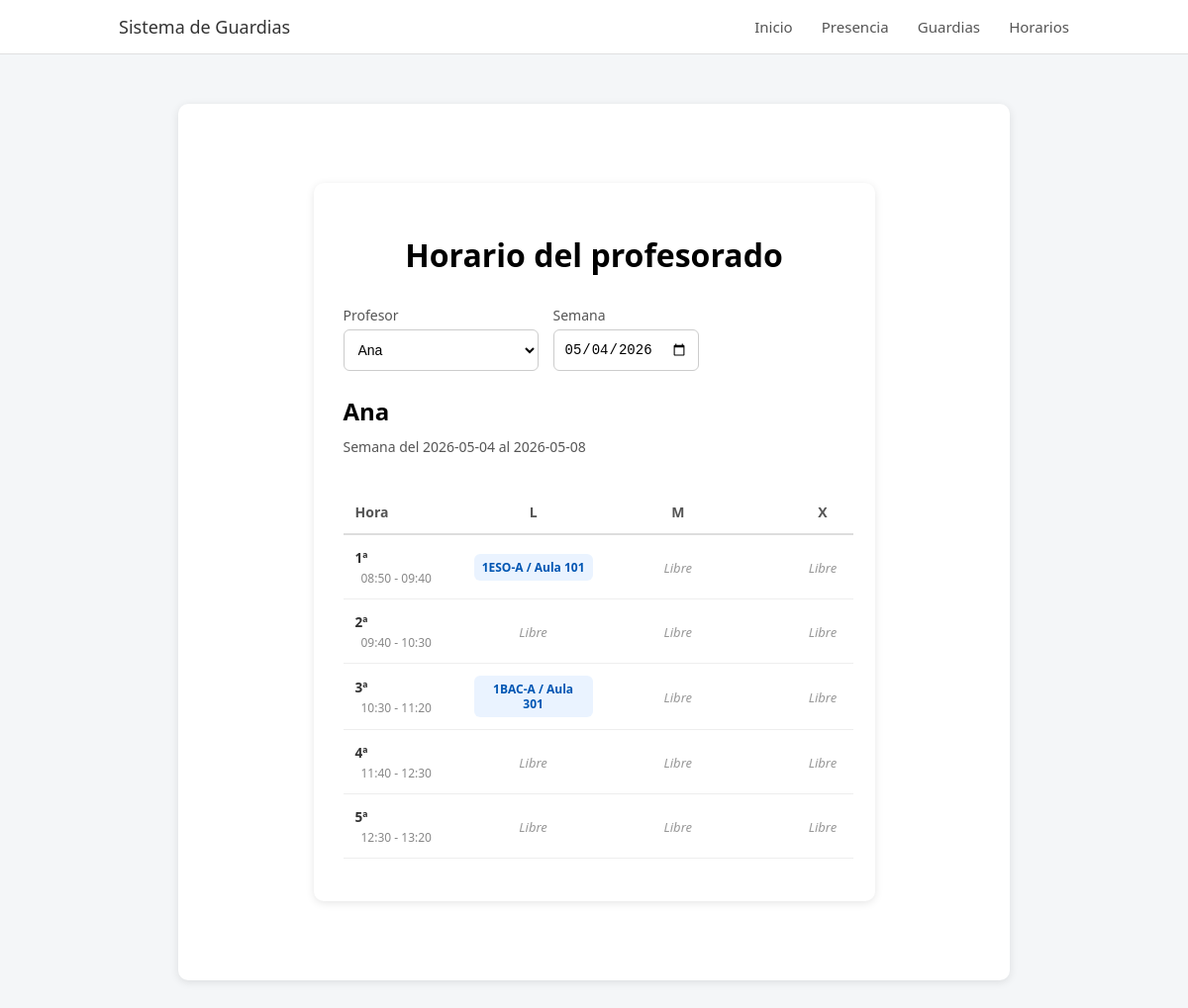
The app's page /horarios?profesor_id=1 with its own data.
### tables this page shows
CREATE TABLE profesores (
    id_profesor     INTEGER PRIMARY KEY AUTOINCREMENT,
    nombre          TEXT NOT NULL,
    departamento    TEXT,
    rfid_uid        TEXT,      -- opcional: identificación hardware
    guardias_semana INTEGER DEFAULT 0,
    guardias_acumuladas INTEGER DEFAULT 0
);

CREATE TABLE horario (
    id_horario   INTEGER PRIMARY KEY AUTOINCREMENT,
    id_profesor  INTEGER NOT NULL,
    dia_semana   INTEGER NOT NULL CHECK(dia_semana BETWEEN 1 AND 5),
    hora         INTEGER NOT NULL CHECK(hora BETWEEN 1 AND 10),
    tipo         TEXT NOT NULL CHECK(tipo IN ('clase','guardia','libre')),
    aula         TEXT,
    FOREIGN KEY (id_profesor) REFERENCES profesores(id_profesor)
        ON DELETE CASCADE ON UPDATE CASCADE
);

### app.py (the view)
@app.route("/horarios")
def vista_horarios():
    profesores = obtener_profesores()
    fecha = request.args.get(
        "fecha",
        obtener_fecha_actual_app()
    )
    profesor_id = request.args.get("profesor_id")
    profesor_seleccionado = None
    tabla_horario = None
    fecha_inicio = None
    fecha_fin = None
    if profesor_id:
        profesor_id = int(profesor_id)
        profesor_seleccionado = next(
            (p for p in profesores if p.id_profesor == profesor_id),
            None
        )
        tabla_horario, fecha_inicio, fecha_fin = construir_tabla_horario(
            profesor_id,
            fecha
        )
    return render_template(
        "vista_horarios.html",
        profesores=profesores,
        profesor_seleccionado=profesor_seleccionado,
        tabla_horario=tabla_horario,
        dias=DIAS,
        horas=HORAS,
        fecha=fecha,
        fecha_inicio=fecha_inicio,
        fecha_fin=fecha_fin,
        obtener_tramo_hora=obtener_tramo_hora,
    )

### app.py (called while the page is built)
def obtener_tramo_hora(hora):
    tramo = TRAMOS_HORARIOS.get(hora)
    return f"{tramo[0]} - {tramo[1]}" if tramo else ""

def obtener_fecha_actual_app():
    if MODO_TEST:
        return FECHA_TEST
    return date.today().isoformat()

### modules/db/db_manager.py (called while the page is built)
def get_connection():
    conn = sqlite3.connect(DB_PATH)
    conn.row_factory = sqlite3.Row
    return conn

def obtener_profesores():
    conn = get_connection()
    cursor = conn.cursor()
    cursor.execute("SELECT * FROM profesores")
    profesores = cursor.fetchall()
    conn.close()
    return [Profesor(**p) for p in profesores]

def obtener_horario_profesor(id_profesor):
    conn = get_connection()
    cursor = conn.cursor()
    cursor.execute("""
        SELECT *
        FROM horario
        WHERE id_profesor = ?
        ORDER BY dia_semana, hora
    """, (id_profesor,))
    data = cursor.fetchall()
    conn.close()
    return data

def obtener_guardias_profesor_entre_fechas(id_profesor, fecha_inicio, fecha_fin):
    conn = get_connection()
    cursor = conn.cursor()
    cursor.execute("""
        SELECT g.*,
               p1.nombre AS ausente_nombre,
               p2.nombre AS cubre_nombre
        FROM guardias g
        LEFT JOIN profesores p1 ON g.id_profesor_ausente = p1.id_profesor
        LEFT JOIN profesores p2 ON g.id_profesor_cubre = p2.id_profesor
        WHERE g.id_profesor_cubre = ?
          AND g.fecha BETWEEN ? AND ?
        ORDER BY g.fecha, g.hora
    """, (id_profesor, fecha_inicio, fecha_fin))
    data = cursor.fetchall()
    conn.close()
    return [Guardia(**g) for g in data]

### modules/horarios/servicio.py (called while the page is built)
def obtener_inicio_fin_semana(fecha):
    fecha_obj = date.fromisoformat(fecha)
    inicio_semana = fecha_obj - timedelta(days=fecha_obj.isoweekday() - 1)
    fin_semana = inicio_semana + timedelta(days=4)
    return inicio_semana.isoformat(), fin_semana.isoformat()

### templates/vista_horarios.html (shortened to what this page needs)
{% extends "base.html" %}
{% block content %}
<div class="container">
    <h1>Horario del profesorado</h1>
    <form method="GET" action="/horarios" class="presencia-filtros">
        <div class="grupo-fecha">
            <label>Profesor</label>
            <select name="profesor_id" onchange="this.form.requestSubmit()">
                {% for p in profesores %}
                    <option value="{{ p.id_profesor }}"
                        {% if profesor_seleccionado and profesor_seleccionado.id_profesor == p.id_profesor %}
                            selected
                        {% endif %}
                    >
                        {{ p.nombre }}
                    </option>
                {% endfor %}
            </select>
        </div>
        <div class="grupo-fecha">
            <label>Semana</label>
            <input
                type="date"
                name="fecha"
                value="{{ fecha }}"
                onchange="this.form.requestSubmit()"
            >
        </div>
    </form>
    {% if profesor_seleccionado %}
        <div class="horario-header">
            <h2>{{ profesor_seleccionado.nombre }}</h2>
            {% if fecha_inicio and fecha_fin %}
                <p class="info-hora">
                    Semana del {{ fecha_inicio }} al {{ fecha_fin }}
                </p>
            {% endif %}
        </div>
        <div class="tabla-wrapper">
            <table class="tabla-horarios">
                <thead>
                    <tr>
                        <th>Hora</th>
                        {% for dia_num, dia_nombre in dias.items() %}
                            <th>{{ dia_nombre }}</th>
                        {% endfor %}
                    </tr>
                </thead>
                <tbody>
                    {% for hora in horas %}
                        <tr>
                            <td>
                                <span class="hora-num">{{ hora }}ª</span>
                                <br>
                                <span class="hora-tramo">
                                    {{ obtener_tramo_hora(hora) }}
                                </span>
                            </td>
                            {% for dia_num, dia_nombre in dias.items() %}
                                <td>
                                    {% set valor = tabla_horario[hora][dia_num] %}
                                    {% if valor %}
                                        <span class="celda-horario {% if 'Guardia' in valor %}celda-guardia{% endif %}">
                                            {{ valor }}
                                        </span>
                                    {% else %}
                                        <span class="celda-libre">
                                            Libre
                                        </span>
                                    {% endif %}
                                </td>
                            {% endfor %}
                        </tr>
                    {% endfor %}
                </tbody>
            </table>
        </div>
    {% else %}
        <p class="sin-guardias">
            Selecciona un profesor para ver su horario.
        </p>
    {% endif %}
</div>
{% endblock %}

### static/estilos.css (style rules this page uses)
body { font-family: 'Segoe UI', Arial, sans-serif; background-color: #f4f6f8; margin: 0; }
.container { width: 65%; margin: 50px auto; background-color: white; padding: 30px; border-radius: 10px; box-shadow: 0px 2px 8px rgba(0,0,0,0.1); }
h1 { text-align: center; margin-bottom: 30px; }
.tabla-wrapper { width: 100%; max-height: 400px; overflow-y: auto; overflow-x: auto; padding-right: 8px; }
table { width: 100%; border-collapse: collapse; margin-top: 15px; }
th { text-align: left; padding: 12px; border-bottom: 2px solid #ddd; font-size: 14px; color: #555; position: sticky; top: 0; background-color: white; z-index: 2; }
td { padding: 12px; border-bottom: 1px solid #eee; font-size: 15px; vertical-align: middle; }
select { padding: 6px 10px; border-radius: 6px; border: 1px solid #ccc; min-width: 180px; }
.hora-num { font-size: 13.5px; font-weight: 600; color: #333; }
.hora-tramo { font-size: 12px; color: #888; margin-left: 6px; white-space: nowrap; }
.presencia-filtros { display: flex; align-items: flex-end; gap: 15px; margin: 0 0 24px 0; flex-wrap: wrap; }
.grupo-fecha { display: flex; flex-direction: column; gap: 5px; }
.grupo-fecha label { color: #555; font-size: 14px; }
.grupo-fecha input, .grupo-fecha select { height: 42px; padding: 6px 10px; border-radius: 6px; border: 1px solid #ccc; font-size: 14px; background-color: white; box-sizing: border-box; }
.info-hora { font-size: 14px; color: #555; margin: 10px 0 20px 0; }
.horario-header { margin-bottom: 18px; }
.horario-header h2 { margin-bottom: 6px; }
.tabla-horarios { min-width: 850px; table-layout: fixed; }
.tabla-horarios th, .tabla-horarios td { text-align: center; }
.tabla-horarios th:first-child, .tabla-horarios td:first-child { width: 95px; text-align: left; }
.celda-horario { display: block; width: 100%; max-width: 120px; margin: 0 auto; padding: 6px 8px; border-radius: 6px; background-color: #eaf3ff; color: #0056b3; font-size: 12px; font-weight: 600; line-height: 1.25; white-space: normal; overflow-wrap: break-word; word-break: normal; box-sizing: border-box; }
.celda-libre { color: #999; font-style: italic; font-size: 13px; }

### records on screen
profesores: nombre "Ana"
horario: dias "1ESO-A / Aula 101"
horario: dias "1BAC-A / Aula 301"

### other values on screen
{{ fecha_inicio }} "2026-05-04"
{{ fecha_fin }} "2026-05-08"
{{ dia_nombre }} "L" "M" "X"
{{ hora }} "1" "2" "3" "4" "5"
{{ obtener_tramo_hora(hora) }} "08:50 - 09:40" "09:40 - 10:30" "10:30 - 11:20" "11:40 - 12:30" "12:30 - 13:20"
form field profesor_id "Ana"
